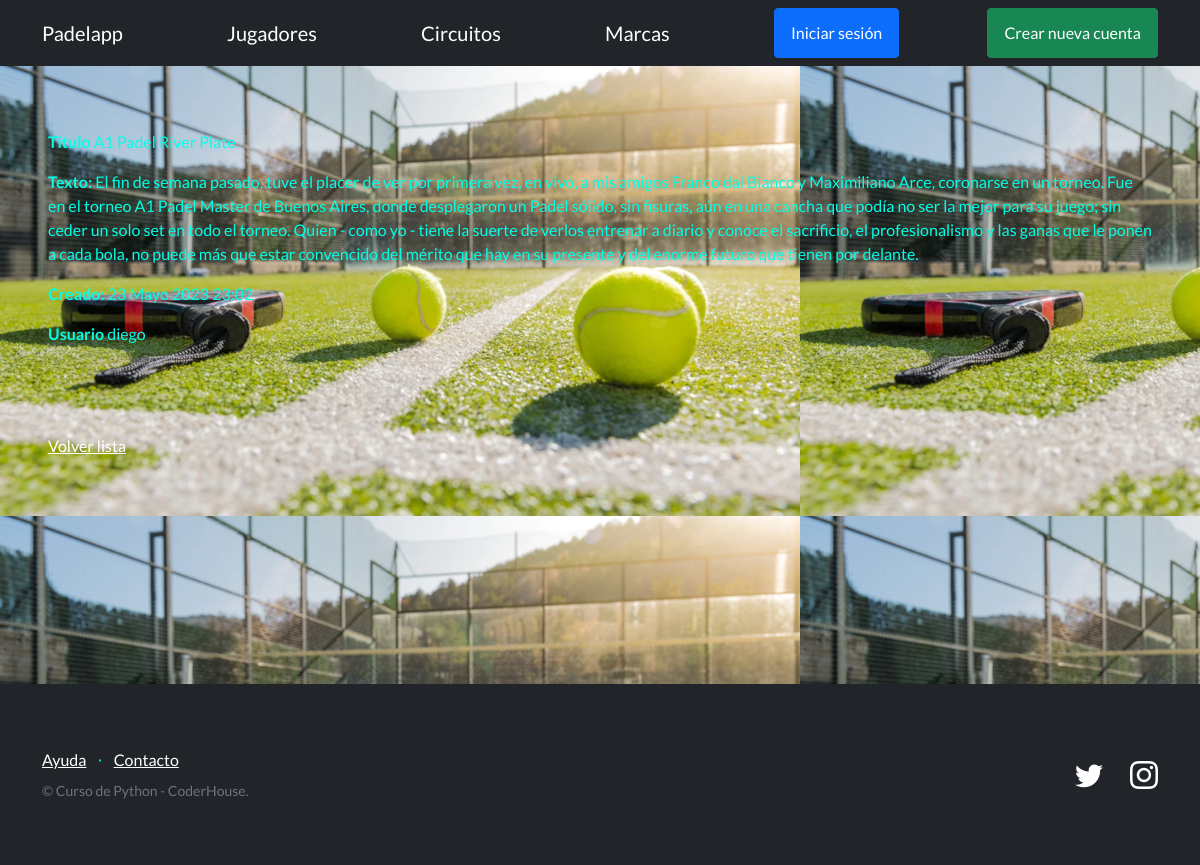
/PadelApp/detalle_comentario/2/, run on the app's committed database.
### PadelApp/models.py (models this page shows, shortened)
class Comentario(models.Model):
    usuario = models.ForeignKey(User, on_delete=models.CASCADE)
    texto = models.TextField()
    titulo = models.CharField(max_length=100)
    fecha_creacion = models.DateTimeField(auto_now_add=True)

### PadelApp/views.py (the view)
# urls.py: path("detalle_comentario/<int:pk>/", ComentarioDetailView.as_view(), name="detalle_comentario" ),
class ComentarioDetailView(DetailView):
    model = Comentario
    success_url = reverse_lazy('listar_comentarios')

### PadelApp/templates/PadelApp/comentario_detail.html
{% extends "PadelApp/base2.html" %}
{% block contenido %}
<p>
  <strong>Titulo</strong> {{object.titulo}}
</p>
<p>
  <strong>Texto:</strong> {{object.texto}}
</p>
<p>
  <strong>Creado:</strong> {{object.fecha_creacion}}
</p>
<p>
  <strong>Usuario</strong> {{object.usuario}}
</p>
<br>
<br>
<br>
<a href="{% url 'listar_comentarios' %}">Volver lista</a>
{% endblock contenido %}

### PadelApp/templates/PadelApp/base2.html (style rules this page uses)
body { height: 100vh; background-image: url('/static/cancha.jpeg'); background-size: cover; background-position: center; }

### data on the page
Comentario: titulo "A1 Padel River Plate", texto "El fin de semana pasado, tuve el placer de ver por primera vez, en vivo, a mis amigos Franco dal Bianco y Maximiliano Arce, coronarse en un torneo. Fue en el torneo A1 Padel Master de Buenos Aires, donde desplegaron un Padel sólido, sin fisuras, aún en una cancha que podía no ser la mejor para su juego; sin ceder un solo set en todo el torneo. Quien - como yo - tiene la suerte de verlos entrenar a diario y conoce el sacrificio, el profesionalismo y las ganas que le ponen a cada bola, no puede más que estar convencido del mérito que hay en su presente y del enorme futuro que tienen por delante.", fecha_creacion "23 Mayo 2023 23:02", usuario "diego"
